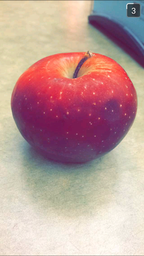
#> input picture apple.png, 144 x 256 px, shrunk from 720 x 1280 before the run
$ python ImageProcessor.py
#> lines starting #> are read from the running program, lines starting #| are printed output that depends on the picture
from PIL import Image

def open_image(fd):
#> called with fd = 'apple.png'
    img = Image.open(fd)
#> img is the input picture: PIL image 144x256 RGB; mean R, G, B 189.9, 157.2, 153.3
    #img.show()
    print(img.format)
#| PNG
    print(img.mode)
#| RGB
    return img

# [48 lines left out: functions convert_to_bayer, convert_from_bayer, not called in this run]


def matrix_multiply(rgb,cm):
    y = cm[0][0] * rgb[0] + cm[0][1] * rgb[1] + rgb[2] * cm[0][2] + 16
    cb= cm[1][0] * rgb[0] + cm[1][1] * rgb[1] + rgb[2] * cm[1][2] + 128
    cr = cm[2][0] * rgb[0] + cm[2][1] * rgb[1] + rgb[2] * cm[2][2] + 128
    return int(y),int(cb),int(cr)


def convert_to_ycbcr(image):
    m_ycbcr = [[0.183,0.614,0.062],[-0.101, -0.338, 0.439],[0.439, -0.399, -0.040]]
    width, height = image.size
#> width = 144; height = 256
    ycbcr = Image.new("RGB", (width, height), 0xFFFFFF)
#> ycbcr: PIL image 144x256 RGB; every value is 255
    for x in range(width):
        for y in range(height):
            ycbcr.putpixel((x, y), matrix_multiply(image.getpixel((x,y)),m_ycbcr))
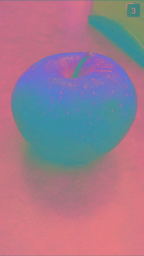
#> ycbcr: PIL image 144x256 RGB; mean R, G, B 156.3, 122.5, 142
    return ycbcr


def main():
    img = open_image("apple.png")
    #bayer = convert_to_bayer(img)
    #converted = convert_from_bayer(bayer)
    ycbr = convert_to_ycbcr(img)

    ycbr.show()
    #bayer.save("bayer.bmp")
    ycbr.save("ycbr.bmp")
    #converted.save("orig_bayer_orig.bmp")
    #converted.show()

main()
